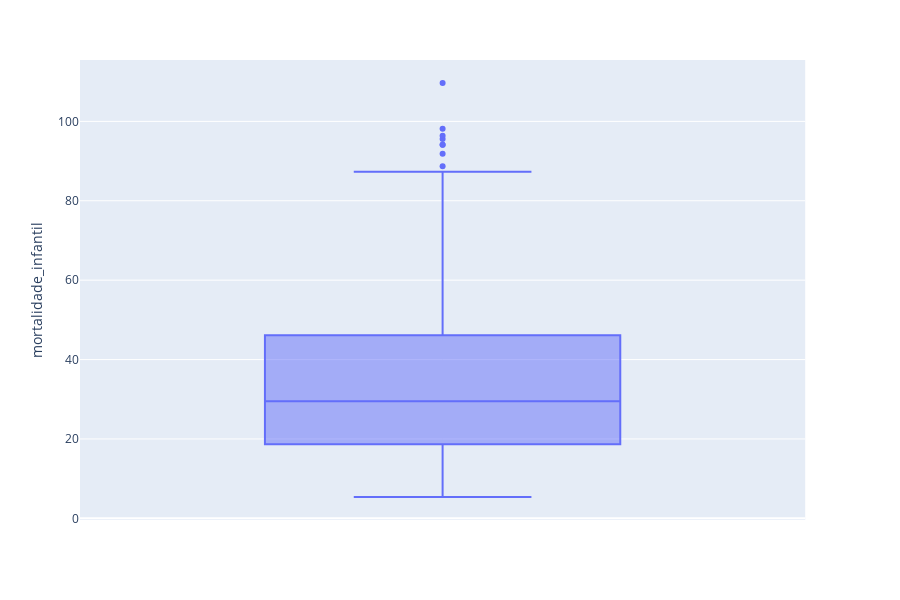

Notebook cell for this chart:
### Code cell
fig = px.box(df, y="mortalidade_infantil")
fig.show()

### Figure 1 — Plotly figure (JSON) as saved in the notebook; plotly's stock layout.template omitted (floating-point values rounded to 4 significant figures; data arrays with more than 128 entries replaced by an {"elided": "..."} marker saying what was removed)
{"data": [{"alignmentgroup": "True", "hoverlabel": {"namelength": 0}, "hovertemplate": "mortalidade_infantil=%{y}", "legendgroup": "", "marker": {"color": "#636efa"}, "name": "", "notched": false, "offsetgroup": "", "orientation": "v", "showlegend": false, "type": "box", "x0": " ", "xaxis": "x", "y": {"elided": "5507 float values"}, "y0": " ", "yaxis": "y"}], "layout": {"boxmode": "group", "height": 600, "legend": {"tracegroupgap": 0}, "margin": {"t": 60}, "xaxis": {"anchor": "y", "domain": [0, 0.98]}, "yaxis": {"anchor": "x", "domain": [0, 1], "title": {"text": "mortalidade_infantil"}}}}
